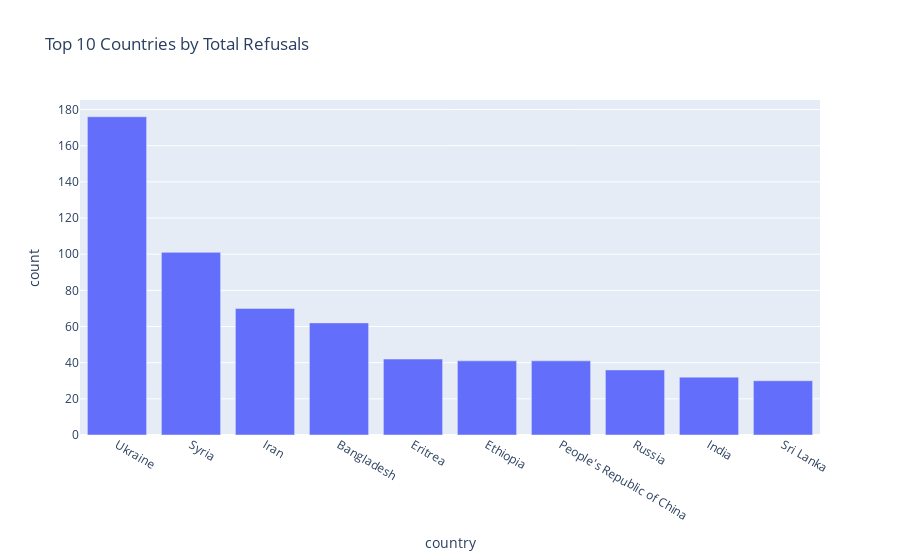

Notebook code for this chart:
### Markdown cell above
## Total Refusals by Country

### Code cell
country_counts = df.groupby("country")["count"].sum().reset_index().sort_values(by="count", ascending=False)
fig = px.bar(country_counts.head(10), x="country", y="count", title="Top 10 Countries by Total Refusals")
fig.show()

### Figure 1 — Plotly figure (JSON) as saved in the notebook; plotly's stock layout.template omitted (floating-point values rounded to 4 significant figures)
{"data": [{"hovertemplate": "country=%{x}<br>count=%{y}<extra></extra>", "legendgroup": "", "marker": {"color": "#636efa", "pattern": {"shape": ""}}, "name": "", "orientation": "v", "showlegend": false, "textposition": "auto", "type": "bar", "x": ["Ukraine", "Syria", "Iran", "Bangladesh", "Eritrea", "Ethiopia", "People's Republic of China", "Russia", "India", "Sri Lanka"], "xaxis": "x", "y": [176, 101, 70, 62, 42, 41, 41, 36, 32, 30], "yaxis": "y"}], "layout": {"barmode": "relative", "legend": {"tracegroupgap": 0}, "title": {"text": "Top 10 Countries by Total Refusals"}, "xaxis": {"anchor": "y", "domain": [0, 1], "title": {"text": "country"}}, "yaxis": {"anchor": "x", "domain": [0, 1], "title": {"text": "count"}}}}
